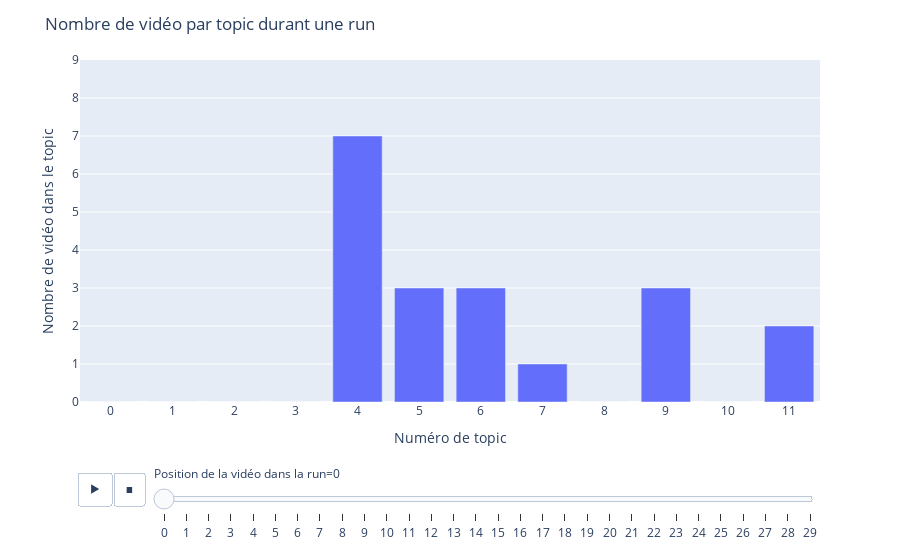

The notebook cell saved with this chart:
### Code cell
# Get the maximal value
max_value = data_df["Nombre de vidéo dans le topic"].max()
# Plot animated histogram
fig = px.bar(data_df, x="Numéro de topic", y="Nombre de vidéo dans le topic", animation_frame="Position de la vidéo dans la run",  range_y=[0, max_value], range_x=[-0.5, 11.5])
# Set the time between frame to 1.1 sec
fig.layout.updatemenus[0].buttons[0].args[1]["frame"]["duration"] = 1100
fig.update_xaxes(tick0=0)
fig.update_xaxes(dtick=1)
fig.update_layout(
    title="Nombre de vidéo par topic durant une run"
)
fig.write_html('plots/p5_nb_topic_in_video.html')
fig.show()

### Figure 1 — Plotly figure (JSON) as saved in the notebook; plotly's stock layout.template omitted (floating-point values rounded to 4 significant figures)
{"data": [{"alignmentgroup": "True", "hovertemplate": "Position de la vidéo dans la run=0<br>Numéro de topic=%{x}<br>Nombre de vidéo dans le topic=%{y}<extra></extra>", "legendgroup": "", "marker": {"color": "#636efa", "pattern": {"shape": ""}}, "name": "", "offsetgroup": "", "orientation": "v", "showlegend": false, "textposition": "auto", "x": [1, 4, 5, 6, 7, 9, 11, 13, 14, 0, 2, 3, 8, 10], "xaxis": "x", "y": [0, 7, 3, 3, 1, 3, 2, 0, 7, 0, 0, 0, 0, 0], "yaxis": "y", "type": "bar"}], "layout": {"xaxis": {"anchor": "y", "domain": [0.0, 1.0], "title": {"text": "Numéro de topic"}, "range": [-0.5, 11.5], "tick0": 0, "dtick": 1}, "yaxis": {"anchor": "x", "domain": [0.0, 1.0], "title": {"text": "Nombre de vidéo dans le topic"}, "range": [0, 9]}, "legend": {"tracegroupgap": 0}, "margin": {"t": 60}, "barmode": "relative", "updatemenus": [{"buttons": [{"args": [null, {"frame": {"duration": 2000, "redraw": true}, "mode": "immediate", "fromcurrent": true, "transition": {"duration": 500, "easing": "linear"}}], "label": "&#9654;", "method": "animate"}, {"args": [[null], {"frame": {"duration": 0, "redraw": true}, "mode": "immediate", "fromcurrent": true, "transition": {"duration": 0, "easing": "linear"}}], "label": "&#9724;", "method": "animate"}], "direction": "left", "pad": {"r": 10, "t": 70}, "showactive": false, "type": "buttons", "x": 0.1, "xanchor": "right", "y": 0, "yanchor": "top"}], "sliders": [{"active": 0, "currentvalue": {"prefix": "Position de la vidéo dans la run="}, "len": 0.9, "pad": {"b": 10, "t": 60}, "steps": [{"args": [["0"], {"frame": {"duration": 0, "redraw": true}, "mode": "immediate", "fromcurrent": true, "transition": {"duration": 0, "easing": "linear"}}], "label": "0", "method": "animate"}, {"args": [["1"], {"frame": {"duration": 0, "redraw": true}, "mode": "immediate", "fromcurrent": true, "transition": {"duration": 0, "easing": "linear"}}], "label": "1", "method": "animate"}, {"args": [["2"], {"frame": {"duration": 0, "redraw": true}, "mode": "immediate", "fromcurrent": true, "transition": {"duration": 0, "easing": "linear"}}], "label": "2", "method": "animate"}, {"args": [["3"], {"frame": {"duration": 0, "redraw": true}, "mode": "immediate", "fromcurrent": true, "transition": {"duration": 0, "easing": "linear"}}], "label": "3", "method": "animate"}, {"args": [["4"], {"frame": {"duration": 0, "redraw": true}, "mode": "immediate", "fromcurrent": true, "transition": {"duration": 0, "easing": "linear"}}], "label": "4", "method": "animate"}, {"args": [["5"], {"frame": {"duration": 0, "redraw": true}, "mode": "immediate", "fromcurrent": true, "transition": {"duration": 0, "easing": "linear"}}], "label": "5", "method": "animate"}, {"args": [["6"], {"frame": {"duration": 0, "redraw": true}, "mode": "immediate", "fromcurrent": true, "transition": {"duration": 0, "easing": "linear"}}], "label": "6", "method": "animate"}, {"args": [["7"], {"frame": {"duration": 0, "redraw": true}, "mode": "immediate", "fromcurrent": true, "transition": {"duration": 0, "easing": "linear"}}], "label": "7", "method": "animate"}, {"args": [["8"], {"frame": {"duration": 0, "redraw": true}, "mode": "immediate", "fromcurrent": true, "transition": {"duration": 0, "easing": "linear"}}], "label": "8", "method": "animate"}, {"args": [["9"], {"frame": {"duration": 0, "redraw": true}, "mode": "immediate", "fromcurrent": true, "transition": {"duration": 0, "easing": "linear"}}], "label": "9", "method": "animate"}, {"args": [["10"], {"frame": {"duration": 0, "redraw": true}, "mode": "immediate", "fromcurrent": true, "transition": {"duration": 0, "easing": "linear"}}], "label": "10", "method": "animate"}, {"args": [["11"], {"frame": {"duration": 0, "redraw": true}, "mode": "immediate", "fromcurrent": true, "transition": {"duration": 0, "easing": "linear"}}], "label": "11", "method": "animate"}, {"args": [["12"], {"frame": {"duration": 0, "redraw": true}, "mode": "immediate", "fromcurrent": true, "transition": {"duration": 0, "easing": "linear"}}], "label": "12", "method": "animate"}, {"args": [["13"], {"frame": {"duration": 0, "redraw": true}, "mode": "immediate", "fromcurrent": true, "transition": {"duration": 0, "easing": "linear"}}], "label": "13", "method": "animate"}, {"args": [["14"], {"frame": {"duration": 0, "redraw": true}, "mode": "immediate", "fromcurrent": true, "transition": {"duration": 0, "easing": "linear"}}], "label": "14", "method": "animate"}, {"args": [["15"], {"frame": {"duration": 0, "redraw": true}, "mode": "immediate", "fromcurrent": true, "transition": {"duration": 0, "easing": "linear"}}], "label": "15", "method": "animate"}, {"args": [["16"], {"frame": {"duration": 0, "redraw": true}, "mode": "immediate", "fromcurrent": true, "transition": {"duration": 0, "easing": "linear"}}], "label": "16", "method": "animate"}, {"args": [["17"], {"frame": {"duration": 0, "redraw": true}, "mode": "immediate", "fromcurrent": true, "transition": {"duration": 0, "easing": "linear"}}], "label": "17", "method": "animate"}, {"args": [["18"], {"frame": {"duration": 0, "redraw": true}, "mode": "immediate", "fromcurrent": true, "transition": {"duration": 0, "easing": "linear"}}], "label": "18", "method": "animate"}, {"args": [["19"], {"frame": {"duration": 0, "redraw": true}, "mode": "immediate", "fromcurrent": true, "transition": {"duration": 0, "easing": "linear"}}], "label": "19", "method": "animate"}, {"args": [["20"], {"frame": {"duration": 0, "redraw": true}, "mode": "immediate", "fromcurrent": true, "transition": {"duration": 0, "easing": "linear"}}], "label": "20", "method": "animate"}, {"args": [["21"], {"frame": {"duration": 0, "redraw": true}, "mode": "immediate", "fromcurrent": true, "transition": {"duration": 0, "easing": "linear"}}], "label": "21", "method": "animate"}, {"args": [["22"], {"frame": {"duration": 0, "redraw": true}, "mode": "immediate", "fromcurrent": true, "transition": {"duration": 0, "easing": "linear"}}], "label": "22", "method": "animate"}, {"args": [["23"], {"frame": {"duration": 0, "redraw": true}, "mode": "immediate", "fromcurrent": true, "transition": {"duration": 0, "easing": "linear"}}], "label": "23", "method": "animate"}, {"args": [["24"], {"frame": {"duration": 0, "redraw": true}, "mode": "immediate", "fromcurrent": true, "transition": {"duration": 0, "easing": "linear"}}], "label": "24", "method": "animate"}, {"args": [["25"], {"frame": {"duration": 0, "redraw": true}, "mode": "immediate", "fromcurrent": true, "transition": {"duration": 0, "easing": "linear"}}], "label": "25", "method": "animate"}, {"args": [["26"], {"frame": {"duration": 0, "redraw": true}, "mode": "immediate", "fromcurrent": true, "transition": {"duration": 0, "easing": "linear"}}], "label": "26", "method": "animate"}, {"args": [["27"], {"frame": {"duration": 0, "redraw": true}, "mode": "immediate", "fromcurrent": true, "transition": {"duration": 0, "easing": "linear"}}], "label": "27", "method": "animate"}, {"args": [["28"], {"frame": {"duration": 0, "redraw": true}, "mode": "immediate", "fromcurrent": true, "transition": {"duration": 0, "easing": "linear"}}], "label": "28", "method": "animate"}, {"args": [["29"], {"frame": {"duration": 0, "redraw": true}, "mode": "immediate", "fromcurrent": true, "transition": {"duration": 0, "easing": "linear"}}], "label": "29", "method": "animate"}], "x": 0.1, "xanchor": "left", "y": 0, "yanchor": "top"}], "title": {"text": "Nombre de vidéo par topic durant une run"}}}
